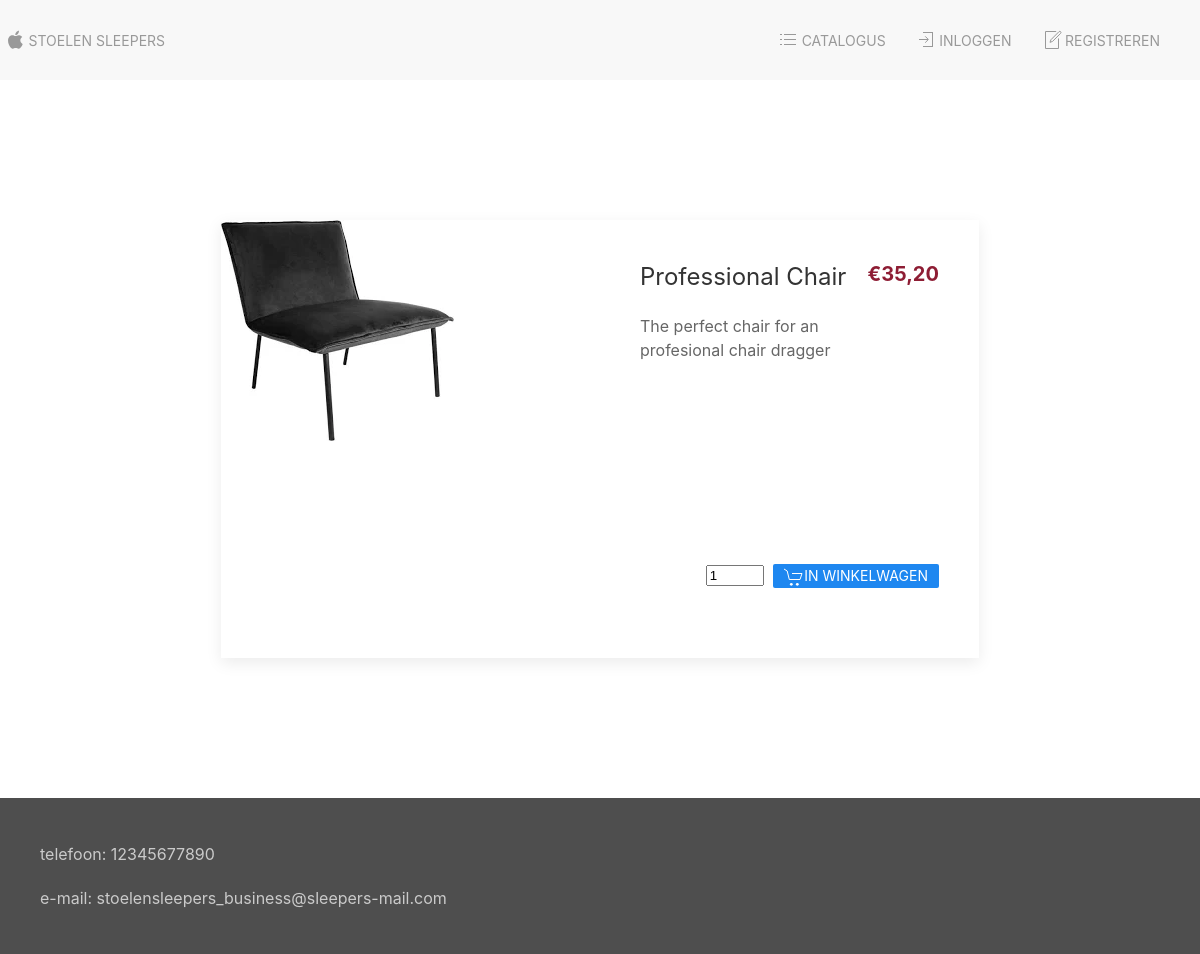
The app's page /dev/product.php with its own data.
### tables this page shows
CREATE TABLE
  `products` (
    `ID` int (255) NOT NULL,
    `name` varchar(50) NOT NULL,
    `description` varchar(250) NOT NULL,
    `price` float NOT NULL,
    `image` varchar(50) NOT NULL,
    `categorie_id` int (255) NOT NULL
  );

### dev/src/database/Database.class.php (called while the page is built, shortened)
<?php
class Database extends PDO
{
    public function runSql(string $sql, array $params = []): array
    {
        $query = $this->prepare($sql);
        $query->execute($params);
        return $query->fetchAll(PDO::FETCH_ASSOC);
    }
}

### dev/src/helpers/price.helper.php (called while the page is built, shortened)
<?php
class PriceHelper
{
    public function parseFloatToPrice(float $float): string
    {
        $stringFloat = (string) $float;
        $stringFloat = str_replace(".", ",", $stringFloat);
        $decimals = preg_split("/,/", $stringFloat);
        $decimals = (string) $decimals[1];
        if (
            !str_ends_with($decimals, "0") && !str_ends_with($decimals, "-")
            && strlen($decimals) < 2
        ) {
            $stringFloat .= "0";
        }
        return $stringFloat;
    }
}

### dev/product.php (the view, shortened to what this page needs)
<?php
include_once("./src/database/Database.class.php");
include_once("./src/helpers/price.helper.php");
$PriceHelper = new PriceHelper();
try {
    $dbconn = new Database();
    $productId = $_GET["product_id"];
    if ($productId == null) {
        $productId = 1;
    }
    $sql = "SELECT * FROM products WHERE ID = :id";
    $recset = $dbconn->runSql($sql, [':id' => $productId]);
    if (empty($recset)) {
        $recset = $dbconn->runSql($sql, [':id' => 1])[0];
    } else {
        $recset = $recset[0];
    }
} catch (PDOException $e) {
    echo ("connection failed: " . $e->getMessage());
}
include_once("template/head.inc.php");
?>
<main>
    <div class="uk-container">
        <div class="uk-flex uk-flex-center uk-flex-wrap uk-flex-wrap-around">
            <div class="uk-flex-column">
                <div class="uk-flex-row@xl">
                    <div class="uk-card uk-card-default uk-grid-collapse uk-child-width-1-2@s uk-margin" uk-grid>
                        <section class="uk-width-1-2 uk-card-media-left">
                            <img src="<?= $recset["image"] ?>" class="" alt="" title="" />
                        </section>
                        <div>
                            <div class="uk-card-body">
                                <div class="uk-flex">
                                    <div class="uk-flex-row">
                                        <h2 class="uk-card-title"><?= $recset["name"] ?></h2>
                                        <p><?= $recset["description"] ?></p>
                                    </div>
                                    <div class="uk-flex-row">
                                        <div class="uk-flex-column">
                                            <h4 class="price-text">
                                                &euro;<?= $PriceHelper->parseFloatToPrice($recset["price"]) ?></h4>
                                        </div>
                                    </div>
                                </div>
                            </div>
                            <div class="uk-column-1-1 uk-margin-xlarge-top">
                                <div class="uk-container uk-margin-medium-right">
                                    <div class="uk-flex uk-flex-right">
                                        <form class="uk-margin-large" name="cart"
                                            action="src/formHandlers/toCart.handler.php" method="POST">
                                            <div uk-form-custom="target: true">
                                                <input name="amount" type="number"
                                                    class="uk-form-width-xsmall uk-margin-xsmall-right" value="1"
                                                    min="1" max="50" required
                                                    oninput="enableToCartIfProductAmountGood()">
                                                <button name="toCart" type="submit"
                                                    class="uk-label uk-button uk-button-primary"><span
                                                        uk-icon="icon: cart"></span>in Winkelwagen</button>
                                            </div>
                                        </form>
                                    </div>
                                </div>
                            </div>
                        </div>
                    </div>
                </div>
            </div>
        </div>
    </div>
</main>
<?php
include_once("template/foot.inc.php");

### records on screen
products: image (picture), name "Professional Chair", description "The perfect chair for an profesional chair dragger", price "35,20"
